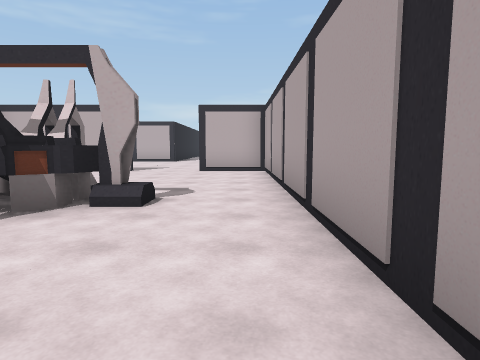
[1] (above)

24 first-person views from a walk through a 3-D level made in the Unity game engine. The camera is 1.4 m above the floor, tilts 6° down and sees 75° across. Doors are open. The floor is counted in squares, 2 m on a side. Each view is taken from the middle of a square. On the plan, view 1 faces up. The plan holds only what a view shows up to about 10 squares ahead; the rest is blank. The place goes on beyond the plan.

[2]
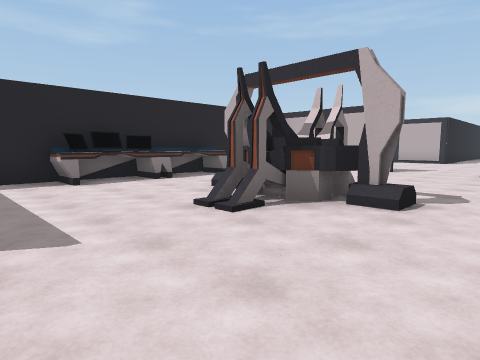

[3]
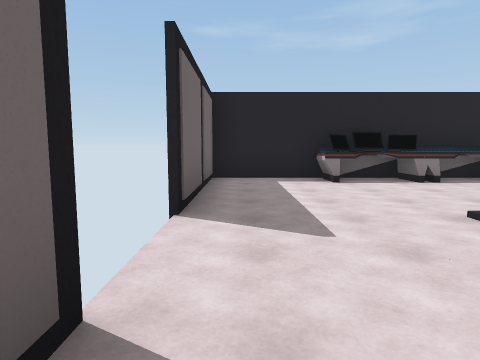

[4]
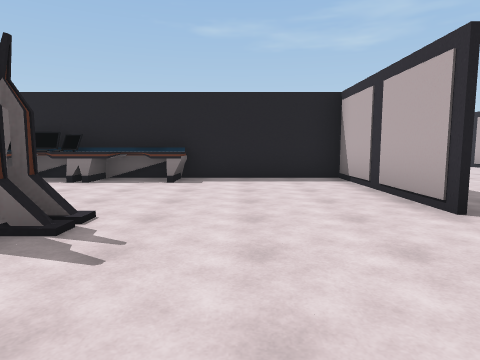

[5]
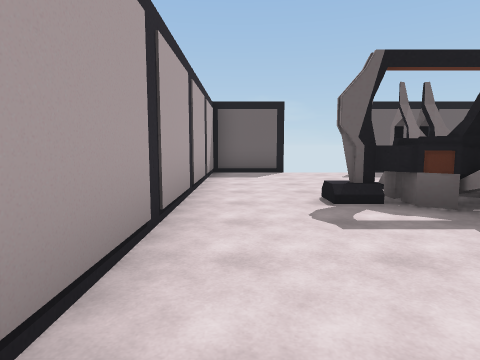

[6]
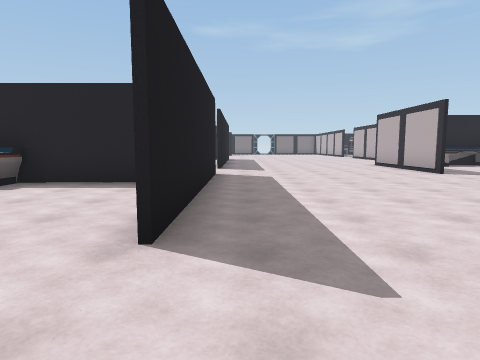

[7]
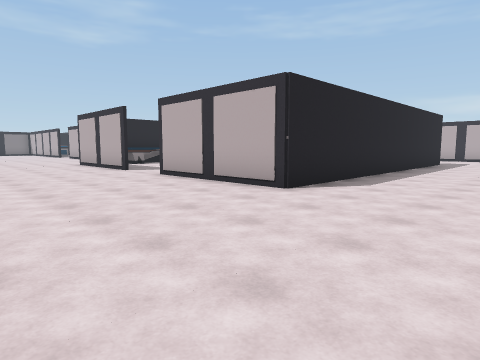

[8]
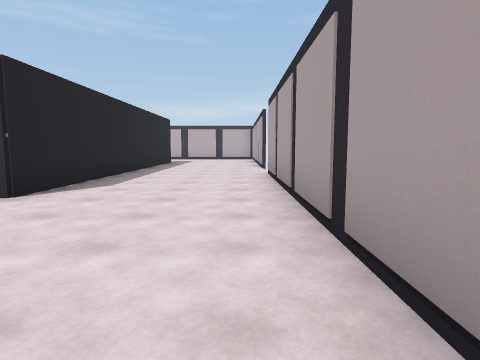

[9]
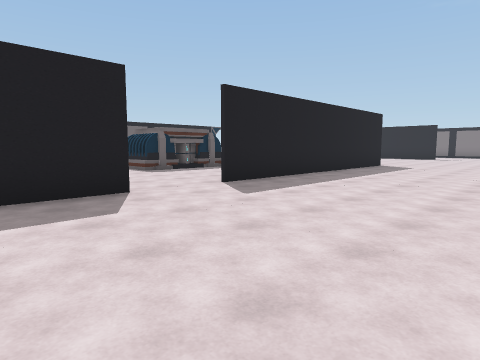

[10]
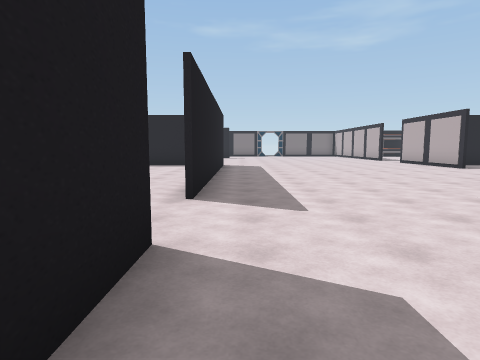

[11]
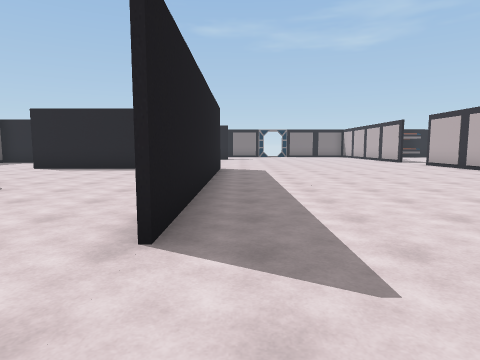

[12]
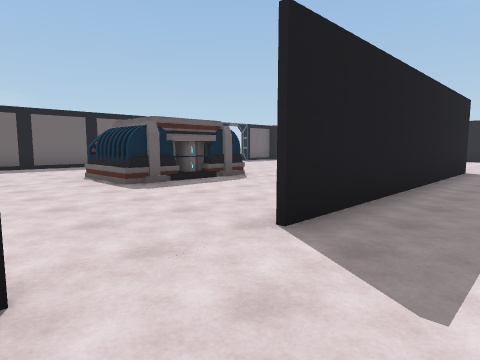

[13]
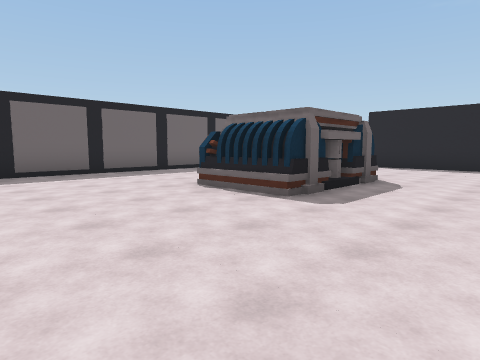

[14]
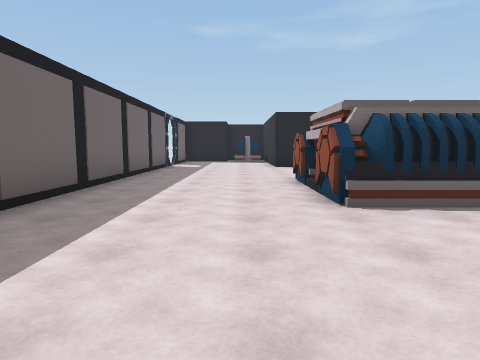

[15]
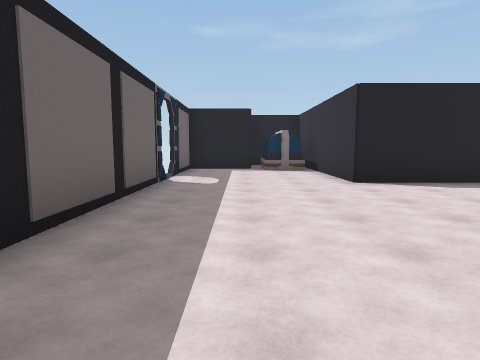

[16]
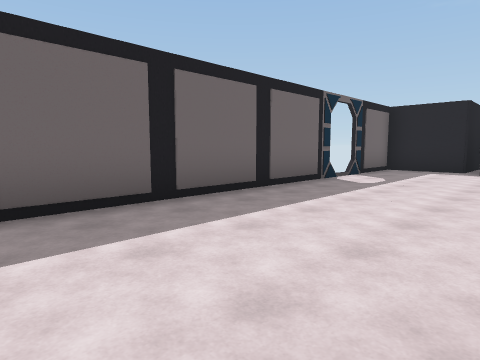

[17]
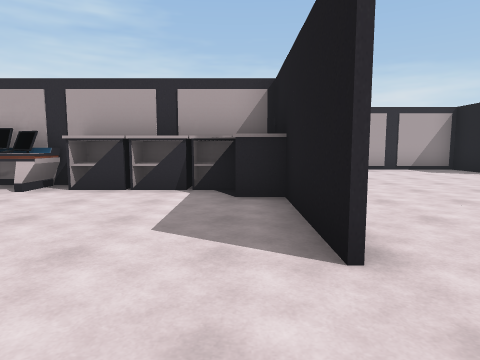

[18]
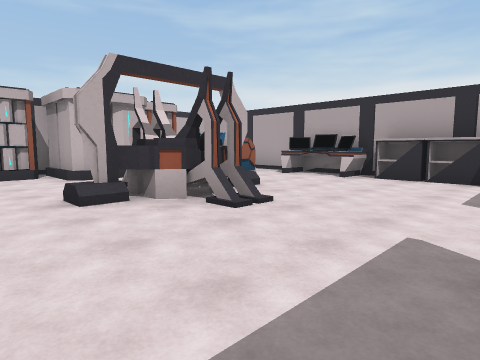

[19]
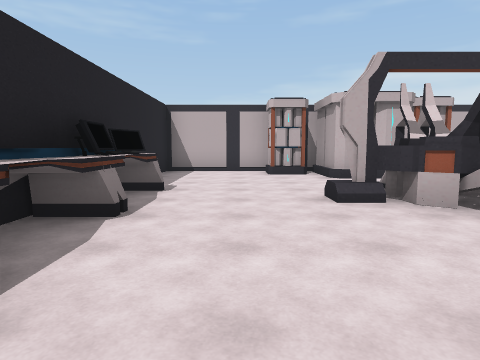

[20]
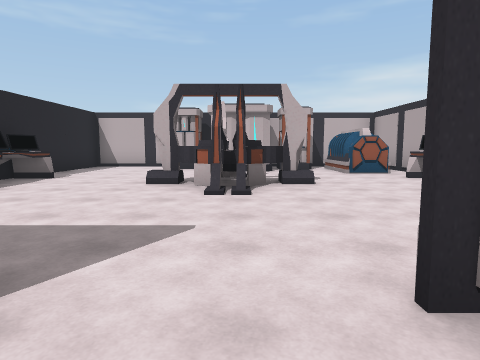

[21]
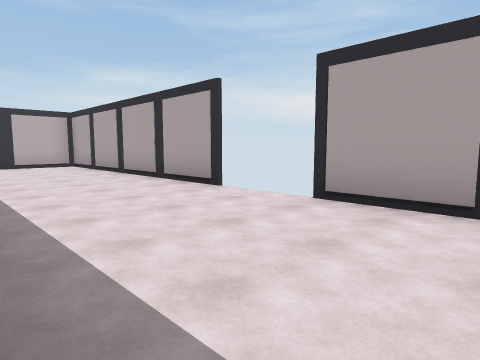

[22]
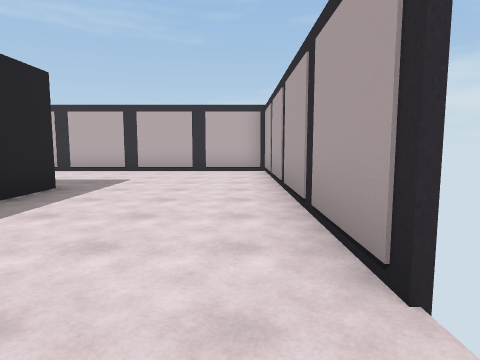

[23]
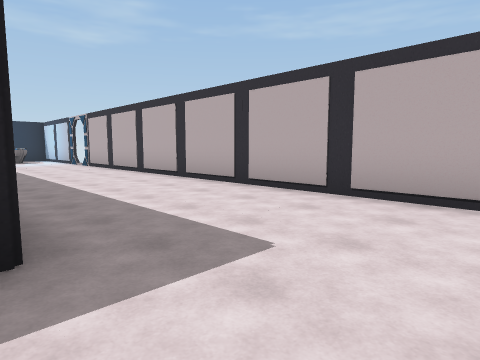

[24]
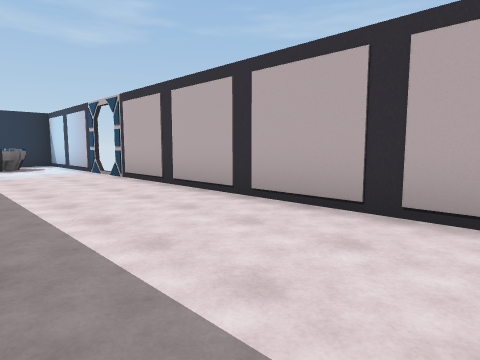

### Floor plan
Points are (right, up) in squares from view 1. A wall is a line through its corners. A room is listed if a view was taken in it or the views show most of it. See-through windows are left out.
Room 1 (views 1, 2, 3, 4, 5)
walls: (-2.5, 5.1) (-2.5, 4.6) (-2.1, 4.3) (-1.5, 4.3); (-1.9, 4.4) (-1.7, 4); (-2.9, 5.4) (-2.9, 4.7); (-1.9, 4) (-1.2, 4); (-2, 3.6) (-2.5, 3.2) (-2.5, 2.7); (-1.2, 3.8) (-1.7, 3.8); (-2.9, 3.6) (-2.9, 2.5); (-3.1, 9.2) (-7.2, 9.2) (-7.2, 4.5); (0.8, 9.2) (-1.2, 9.2); (-1.2, -0.6) (0.7, -0.6) (0.7, 8.9)
ways out: open door at (-2.3, 9.3) to room 2; opening at (-6, 5) to room 3; opening at (-2.5, 1.5) to room 5; gap at (-2, -0.8) to room 5
objects: other object (-7, 5)
Room 2 (views 6, 7, 8, 9, 10, 11, 12, 20, 21, 22)
walls: (-19.2, 9.4) (-11.1, 9.4); (-18.4, 17.2) (-19.1, 17.2); (-9.2, 9.4) (-3.1, 9.4); (-9.1, 15.3) (-11, 15.3); (-3.1, 20.4) (-3.1, 15.3) (-7.2, 15.3); (-0.4, 9.4) (0.8, 9.4); (0.7, 8.9) (0.7, 19.4)
ways out: open door at (-2.3, 9.3) to room 1; open door at (-10.3, 9.3) to room 3; opening at (-3.4, 18.6) to room 4; open door at (-16.3, 17.3) to room 4; open door at (-8.3, 15.3) to room 4; open door at (0.8, 20.2) to room 4
objects: cabinet (-4, 16) to (-4, 17)
Room 3 (views 13, 14, 15, 16)
walls: (-19.2, 6.6) (-19.2, 3.3) (-23.1, 3.3); (-7.2, 4.5) (-7.2, 2.6); (-19.6, -0.6) (-9.1, -0.6); (-23.2, 1.4) (-23.2, -0.6) (-20.6, -0.6)
ways out: opening at (-6, 5) to room 1; open door at (-10.3, 9.3) to room 2; opening at (-5.5, 2.5) to room 5; gap at (-21, -1)
objects: other object (-24, 2) to (-23, 2); other object (-14, 4) to (-12, 5); other object (-7, 3)
Room 4 (views 17, 18, 19, 23, 24)
walls: (-8.6, 25.2) (-13.1, 25.2) (-13.1, 21.7); (-9.1, 20.1) (-9.7, 20.1); (-7.5, 19.8) (-8, 19.4) (-8.5, 19.5) (-8.9, 19.8); (-8.5, 19) (-8.5, 19.5); (-6.6, 20.1) (-7.2, 20.1); (-8.1, 18.7) (-8.1, 19.9); (-3.1, 22.1) (-3.1, 20.4); (-3.1, 25.4) (-3.1, 24.4); (-3.3, 19) (-3.3, 24); (-14.9, 29.2) (-17, 29.2); (-7.2, 15.4) (-4.6, 15.4); (0.7, 21.2) (0.7, 29.2) (-13.6, 29.2)
low walls: (-6.5, 19.8) (-7.2, 19.8)
ways out: opening at (-3.4, 18.6) to room 2; open door at (-16.3, 17.3) to room 2; open door at (-8.3, 15.3) to room 2; open door at (0.8, 20.2) to room 2
objects: projector (-18, 27) to (-17, 28); other object (-13, 18) to (-13, 19); other object (-13, 20) to (-13, 21); battery (-10, 24); other object (-8, 24); battery (-6, 24); other object (-5, 23) to (-4, 24); cabinet (-4, 18); other object (-4, 20) to (-4, 21)
Room 5 (no view inside)
walls: (-7.2, 2.6) (-7.2, -0.6) (-3.1, -0.6); (-3.1, 3.3) (-3.5, 3.6)
ways out: opening at (-2.5, 1.5) to room 1; gap at (-2, -0.8) to room 1; opening at (-5.5, 2.5) to room 3

Positions as (right, up) in squares from view 1, and headings:
1: (0, 0), facing up
2: (0, 0), facing up-left
3: (0, 0), facing left
4: (0, 7), facing left
5: (0, 8), facing down
6: (-1, 10), facing left
7: (0, 11), facing up-left
8: (0, 11), facing up
9: (-7, 14), facing down-left
10: (-7, 10), facing left
11: (-9, 10), facing left
12: (-9, 11), facing down-left
13: (-8, 8), facing down-left
14: (-8, 2), facing left
15: (-13, 1), facing left
16: (-13, 3), facing down-left
17: (-9, 16), facing right
18: (-11, 16), facing up-right
19: (-11, 16), facing up
20: (-8, 14), facing up
21: (-3, 17), facing up-right
22: (0, 20), facing up
23: (-1, 25), facing up-left
24: (-6, 26), facing up-left
